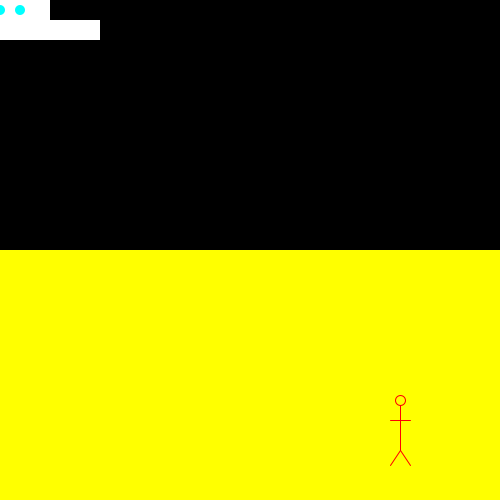
Frame 1 (no input)
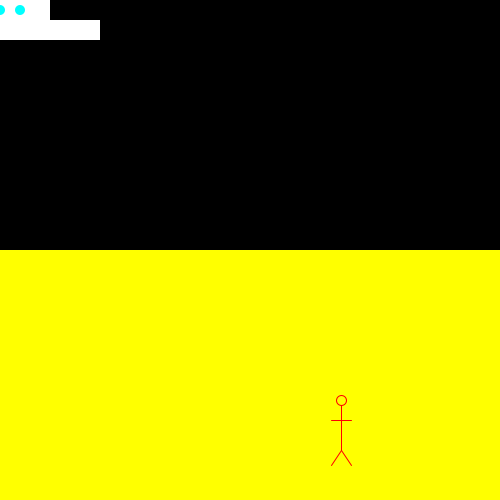
Frame 60 (the mouse pressed at the canvas centre just before this capture)
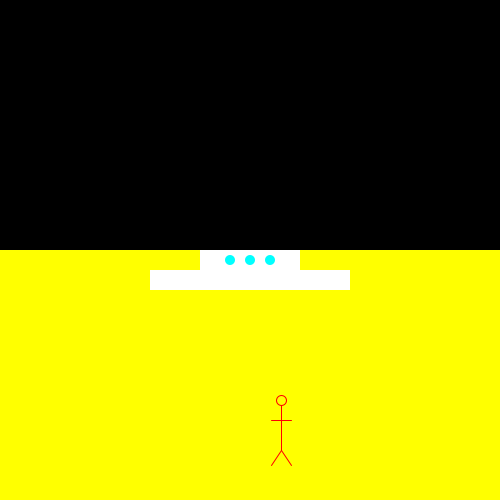
Frame 120 (the mouse held since frame 60 and released just before this capture)

The Processing sketch that drew these frames (run headless with seeded random() and noise(); from frame 60 on, the mouse is pressed at the canvas centre):

// Processing sketch: spaceship
// ── spaceship.pde
void setup()
{
  size(500, 500);
  noCursor();
}

float px = 400;
float py = 400;
boolean flipColors = false;

void draw()
{
  background(0);
  // Draw the ground
  noStroke();
  fill(255, 255, 0);
  rect(0, height / 2, width, height);
  
  stroke(255, 0, 0);
  // Draw the person
  ellipse(px, py, 10, 10);
  line(px, py + 5, px, py + 50);
  line(px - 10, py + 20, px + 10, py + 20);
  line(px, py + 50, px - 10, py + 65);
  line(px, py + 50, px + 10, py + 65);
  px --;
  
  // Draw the spaceship
  noStroke();
  fill(255);
  rect(mouseX - 50, mouseY, 100, 20);
  rect(mouseX - 100, mouseY + 20, 200, 20);
  
  // Flip the colors (advanced)!
  if (frameCount % 30 == 0)
  {
    flipColors = ! flipColors;    
  }
  if (flipColors)
  {
    fill(0, 0, 255);
  }
  else
  {
    fill(0, 255, 255);
  }
  ellipse(mouseX, mouseY + 10, 10, 10);
  ellipse(mouseX - 20, mouseY + 10, 10, 10);
  ellipse(mouseX + 20, mouseY + 10, 10, 10);
  
  
  
}
